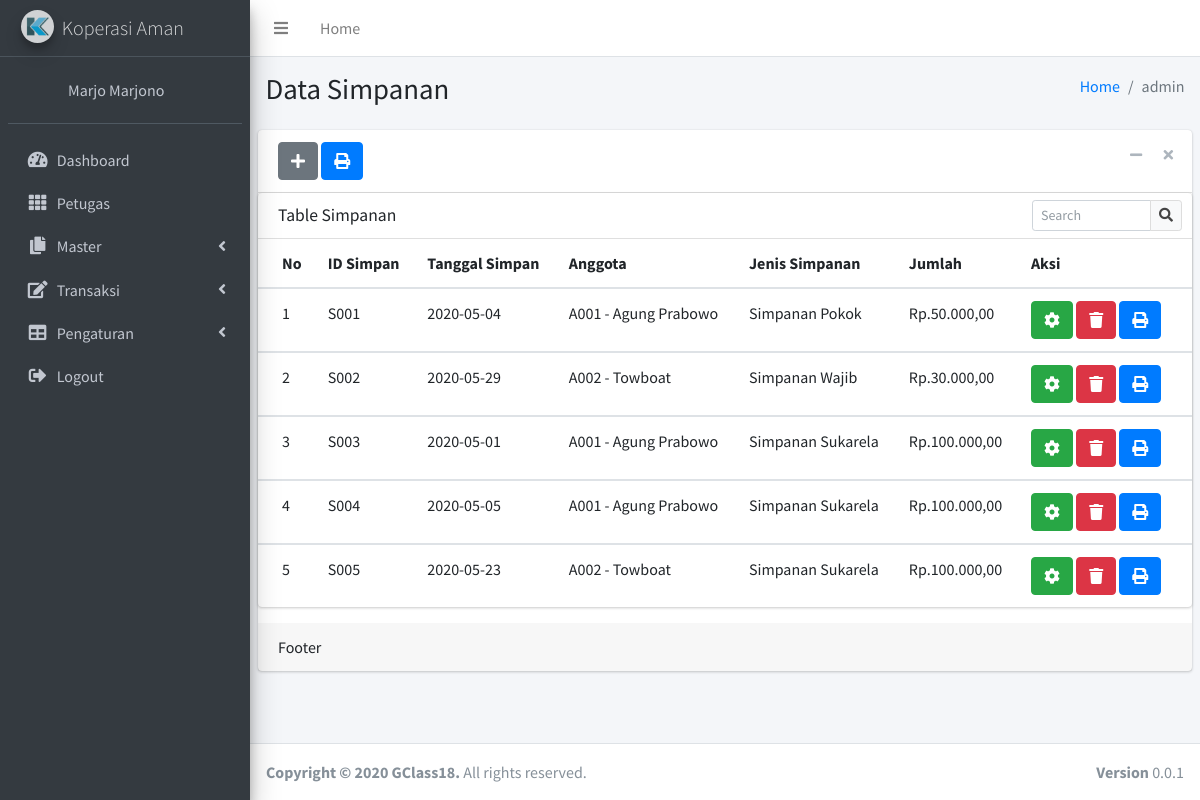
The app's page /admin/simpanan.php (signed in) with its own data.
### tables this page shows
CREATE TABLE `simpanan` (
  `id_simpanan` varchar(30) NOT NULL,
  `tgl_simpan` date NOT NULL,
  `id_anggota` varchar(30) NOT NULL,
  `id_jenis` varchar(20) NOT NULL,
  `jumlah` float(32,0) NOT NULL
);

CREATE TABLE `anggota` (
  `id_anggota` varchar(30) NOT NULL,
  `nama_lengkap` varchar(50) NOT NULL,
  `nik` int(30) NOT NULL,
  `jk` enum('laki laki','perempuan') NOT NULL,
  `tempat_lahir` varchar(20) NOT NULL,
  `tgl_lahir` date NOT NULL,
  `alamat` text NOT NULL,
  `agama` varchar(10) NOT NULL,
  `no_hp` varchar(13) NOT NULL,
  `email` varchar(30) NOT NULL,
  `pekerjaan` varchar(30) NOT NULL,
  `saldo` int(30) DEFAULT NULL
);

CREATE TABLE `jenis_simpanan` (
  `id_jenis_simpanan` varchar(30) NOT NULL,
  `nama_simpanan` varchar(50) NOT NULL,
  `jumlah` int(30) NOT NULL
);

### admin/simpanan.php (the view, shortened to what this page needs)
<?php
include'../proteksi.php';
include('template/header.php');
?>
<div class="content-wrapper">
    <section class="content-header">
        <div class="container-fluid">
            <div class="row mb-2">
                <div class="col-sm-6">
                    <h1>Data Simpanan</h1>
                </div>
                <div class="col-sm-6">
                    <ol class="breadcrumb float-sm-right">
                    <li class="breadcrumb-item"><a href="#">Home</a></li>
                    <li class="breadcrumb-item active"><?php echo $_SESSION['username']['id']; ?></li>
                    </ol>
                </div>
            </div>
        </div>
    </section>
    <section class="content">
        <div class="card">
            <div class="card-header">
              <a href="simpanan_tambah.php" rel="tooltip" title="Tambah Data">
                <button type="button" name="button" class="btn btn-secondary"><i class="fa fa-plus"></i></button>
                </a>
                <a href="print/simpanan_print.php" rel="tooltip" title="Print" target="blank">
                  <button type="button" name="button" class="btn btn-primary"><i class="fa fa-print"></i></button>
                  </a>
                <div class="card-tools">
                    <button type="button" class="btn btn-tool" data-card-widget="collapse" data-toggle="tooltip" title="Collapse">
                    <i class="fas fa-minus"></i></button>
                    <button type="button" class="btn btn-tool" data-card-widget="remove" data-toggle="tooltip" title="Remove">
                    <i class="fas fa-times"></i></button>
                </div>
            </div>
            <div class="row">
              <div class="col-12">
                <div class="card">
                  <div class="card-header">
                    <h3 class="card-title">Table Simpanan</h3>
                    <div class="card-tools">
                      <form class="" action="" method="post">
                      <div class="input-group input-group-sm" style="width: 150px;">
                        <input type="text" name="search" class="form-control float-right" placeholder="Search">
                        <div class="input-group-append">
                          <button type="submit" class="btn btn-default"><i class="fas fa-search"></i></button>
                        </div>
                      </div>
                    </form>
                    </div>
                  </div>
                  <div class="card-body table-responsive p-0">
                    <table class="table table-hover text-nowrap">
                      <thead>
                        <tr>
                          <th>No</th>
                          <th>ID Simpan</th>
                          <th>Tanggal Simpan</th>
                          <th>Anggota</th>
                          <th>Jenis Simpanan</th>
                          <th>Jumlah</th>
                          <th>Aksi</th>
                        </tr>
                      </thead>
                      <?php
                      if(isset($_POST['search'])){
                        $param = $_POST['search'];
                        $asd = $koneksi->prepare("SELECT * FROM simpanan WHERE id_simpanan LIKE :1 OR id_anggota LIKE :1 ");
                        $asd->bindParam(':1', $param);
                        $asd->execute();
                      }else{
                      $asd = $koneksi -> prepare("SELECT * FROM simpanan ");
                      $asd -> execute();
                    }
                      $i = 1;
                      while($data = $asd -> fetch()){
                        $id = $data['id_anggota'];
                        $id2 = $data['id_jenis'];
                        $kat = $koneksi -> prepare("SELECT * FROM anggota WHERE id_anggota = :id");
                        $kat2 = $koneksi -> prepare("SELECT * FROM jenis_simpanan WHERE id_jenis_simpanan = :id2");
                        $kat -> bindParam(':id', $id);
                        $kat2 -> bindParam(':id2', $id2);
                        $kat -> execute();
                        $kat2 -> execute();
                        $hasil = $kat -> fetch();
                        $hasil2 = $kat2 -> fetch();
                      ?>
                      <tbody>
                        <tr>
                          <td><?php echo $i; ?></td>
                          <td><?php echo $data['id_simpanan']; ?></td>
                          <td><?php echo $data['tgl_simpan']; ?></td>
                          <td><?php echo $data['id_anggota']." - ".$hasil['nama_lengkap']; ?></td>
                          <td><?php echo $hasil2['nama_simpanan']; ?></td>
                          <td><?php echo "Rp.".number_format($data['jumlah'],2,",","."); ?></td>
                          <td>
                            <a href="simpanan_edit.php?prabowo=<?php echo $data['id_simpanan']; ?>" rel="tooltip" title="Edit">
                            <button type="button" name="button" class="btn btn-success"><i class="fa fa-cog"></i></button>
                            </a>
                            <a rel="tooltip" title="Hapus" href="proses/simpanan_proses.php?agung=hapus&app=<?php echo $data['id_simpanan']; ?>&ask=<?php echo $data['id_anggota']; ?>" onclick="return confirm('apakah anda yakin?')">
                            <button type="button" name="button" class="btn btn-danger" ><i class="fa fa-trash"></i></button>
                            </a>
                            <a target="blank" rel="tooltip" title="Print" href="print/simpanan_print_pcs.php?prabowo=<?php echo $data['id_simpanan']; ?>" >
                            <button type="button" name="button" class="btn btn-primary" ><i class="fa fa-print"></i></button>
                            </a>
                          </td>
                        </tr>
                      </tbody>
                      <?php $i++; } ?>
                    </table>
                  </div>
                </div>
              </div>
            </div>
            <div class="card-footer">
            Footer
            </div>
        </div>
    </section>
</div>
<?php
include('template/footer.php');
?>

### records on screen
simpanan: id_simpanan "S001", tgl_simpan "2020-05-04", id_anggota "A001", id_anggota.nama_lengkap "Agung Prabowo", jenis_simpanan.nama_simpanan "Simpanan Pokok", jumlah "50.000,00"
simpanan: id_simpanan "S002", tgl_simpan "2020-05-29", id_anggota "A002", id_anggota.nama_lengkap "Towboat", jenis_simpanan.nama_simpanan "Simpanan Wajib", jumlah "30.000,00"
simpanan: id_simpanan "S003", tgl_simpan "2020-05-01", id_anggota "A001", id_anggota.nama_lengkap "Agung Prabowo", jenis_simpanan.nama_simpanan "Simpanan Sukarela", jumlah "100.000,00"
simpanan: id_simpanan "S004", tgl_simpan "2020-05-05", id_anggota "A001", id_anggota.nama_lengkap "Agung Prabowo", jenis_simpanan.nama_simpanan "Simpanan Sukarela", jumlah "100.000,00"
simpanan: id_simpanan "S005", tgl_simpan "2020-05-23", id_anggota "A002", id_anggota.nama_lengkap "Towboat", jenis_simpanan.nama_simpanan "Simpanan Sukarela", jumlah "100.000,00"

### other values on screen
$_SESSION['username']['nama'] "Marjo Marjono"
$_SESSION['username']['id'] "admin"
